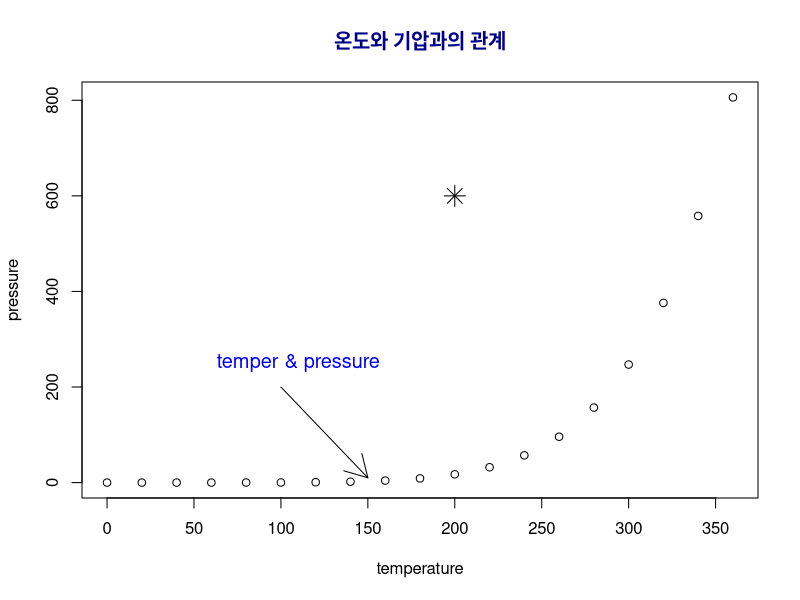

Write the R code that produced this figure.
plot(pressure)
title(main = "온도와 기압과의 관계", col.main = "dark blue")
arrows(100, 200, 150, 10)
text(110, 250, "temper & pressure", cex = 1.2, col = "blue")
points(200,600, pch = 8, cex = 2)
